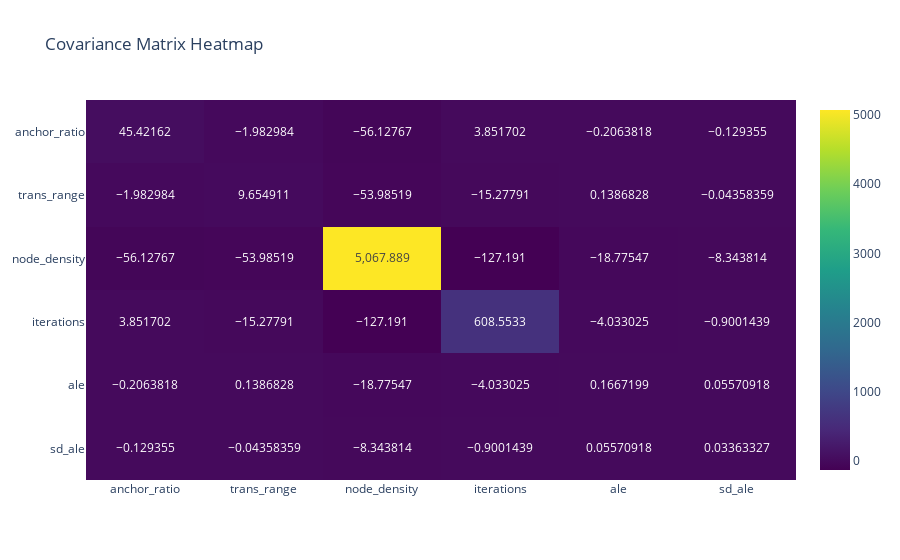

The cell this chart's notebook holds for it:
### Code cell
covariance_matrix = df.cov()

fig = px.imshow(covariance_matrix, 
                text_auto=True,  
                aspect="auto",   
                color_continuous_scale='Viridis', 
                title="Covariance Matrix Heatmap"
)

fig.show()

### Figure 1 — Plotly figure (JSON) as saved in the notebook; plotly's stock layout.template omitted (floating-point values rounded to 4 significant figures)
{"data": [{"coloraxis": "coloraxis", "hovertemplate": "x: %{x}<br>y: %{y}<br>color: %{z}<extra></extra>", "name": "0", "texttemplate": "%{z}", "type": "heatmap", "x": ["anchor_ratio", "trans_range", "node_density", "iterations", "ale", "sd_ale"], "xaxis": "x", "y": ["anchor_ratio", "trans_range", "node_density", "iterations", "ale", "sd_ale"], "yaxis": "y", "z": [[45.42, -1.983, -56.13, 3.852, -0.2064, -0.1294], [-1.983, 9.655, -53.99, -15.28, 0.1387, -0.04358], [-56.13, -53.99, 5068.0, -127.2, -18.78, -8.344], [3.852, -15.28, -127.2, 608.6, -4.033, -0.9001], [-0.2064, 0.1387, -18.78, -4.033, 0.1667, 0.05571], [-0.1294, -0.04358, -8.344, -0.9001, 0.05571, 0.03363]]}], "layout": {"coloraxis": {"colorscale": [[0, "#440154"], [0.1111, "#482878"], [0.2222, "#3e4989"], [0.3333, "#31688e"], [0.4444, "#26828e"], [0.5556, "#1f9e89"], [0.6667, "#35b779"], [0.7778, "#6ece58"], [0.8889, "#b5de2b"], [1, "#fde725"]]}, "title": {"text": "Covariance Matrix Heatmap"}, "xaxis": {"anchor": "y", "domain": [0, 1]}, "yaxis": {"anchor": "x", "autorange": "reversed", "domain": [0, 1]}}}
